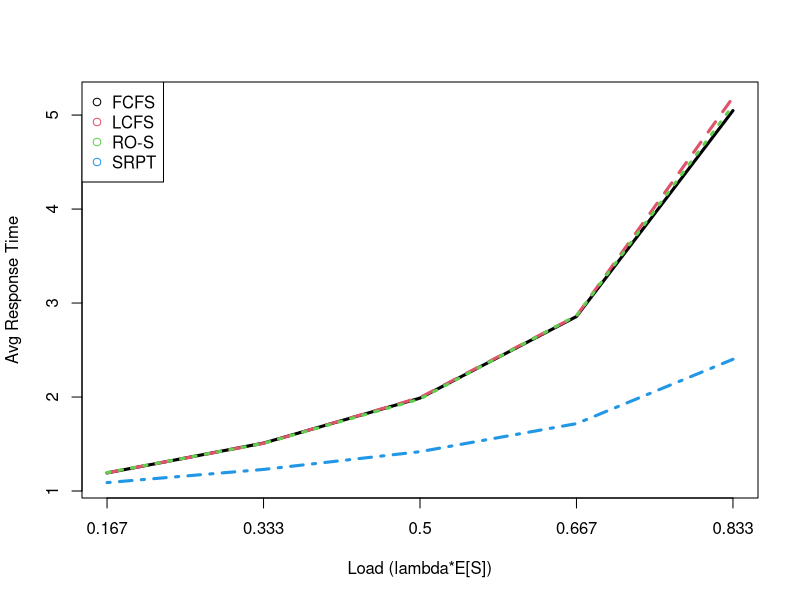
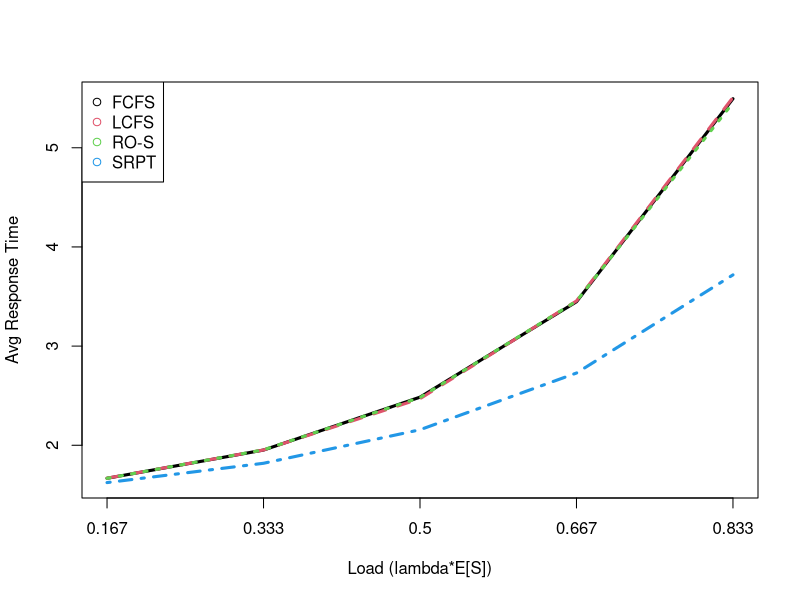

Source code (R) for these figures, in order:
## ---- chunk 1
knitr::opts_chunk$set(echo = TRUE)

# This function plot the average response time of a M/G/1 queue for various scheduling disciplines.
# As input, it takes the job service times (Service) and their mean value (ES)
plot_response_times <- function(Service, ES){

    debug=0;
    scheduling_disciplines = c(1:4); # 'FCFS'=1,'LCFS'=2,'RO-S'=3,'SRPT'=4
    num_arrival_rates=5;
    lambdas = (1/ES) * c(1:num_arrival_rates)/(num_arrival_rates+1) ;
    
    # Matrix of average response times for all disciplines and arrival rates
    R_time <- matrix(0, nrow = length(scheduling_disciplines), ncol = length(lambdas));
    rownames(R_time) <- c("FCFS","LCFS","RO-S","SRPT");
    colnames(R_time) <- paste("rho=", round(lambdas*ES, digits = 3), sep = "");
    
    cnt=0;
    for (lambda in lambdas)
    {
      cnt=cnt+1;
      # Let's assume a Poisson process coming in, otherwise change the next line
      Arrival= cumsum(rexp(n=N, rate = lambda)); # Arrival times
  
      for (scheduling_discipline in scheduling_disciplines)
      {
        t = 0; # simulation time
        Remaining = rep(N, x=NA);    # Remaining service times of each job
        Completion = rep(N, x=NA);   # Completion time of each job
        
        AvgJobs = 0;
        CurrentTask = NA;
        NextArrival = 1;
        while (TRUE) {
        
        if (debug==1){
            print("*********************");
            print(Arrival);
            print(Service);
            print(Remaining);
        }
      
            dtA = NA;
            dtC = NA;
            if(length(Arrival[Arrival>t])>0) { # if an arrival exists after t
                dtA = head(Arrival[Arrival>t],n=1)-t ; # time to next arrival
            }
            if(!is.na(CurrentTask)) { # if a task is running
                dtC = Remaining[CurrentTask]; # time to next completion
            }
            if(is.na(dtA) & is.na(dtC)) {
                break;
            } 
        
            dt = min(dtA,dtC,na.rm=T);
        
            # update system variables
            t = t + dt;
            AvgJobs=AvgJobs+dt*sum(!is.na(Remaining));
      
        if (debug==1){
            print(paste("Sim. time:", t));
            print(paste("# of jobs arrived: ", NextArrival));
        }
            # Job arrival
            
            if((NextArrival <=N) & (Arrival[NextArrival] == t)) {
                Remaining[NextArrival] = Service[NextArrival];
                NextArrival = NextArrival + 1;
            }
      
            # Job departure
            
            if(!is.na(CurrentTask)) {
                Remaining[CurrentTask] = Remaining[CurrentTask] - dt ;
                if(Remaining[CurrentTask] <= 0) {
                    # CurrentTask completed
                    Completion[CurrentTask] = t;
                    Remaining[CurrentTask] = NA;
                    CurrentTask = NA;
                }
            }
            
            # Scheduling discipline
            
            WaitingList=(1:NextArrival)[!is.na(Remaining)];
           
            if(length(WaitingList)>0) {
      
              # FCFS
              if (scheduling_discipline==1){
                CurrentTask = head(WaitingList,n=1);
              }
              
              # LCFS
              if (scheduling_discipline==2){
                # We implement the non-preemptive version of LCFS: jobs are never killed/resumed
                if(is.na(CurrentTask)) {
                # here, a task is not running, so we find a new job to serve
                  CurrentTask = tail(WaitingList,n=1);
                }
              }
              
              # ROS: Random Order of Service
              if (scheduling_discipline==3){
                if(is.na(CurrentTask)) {
                # here, a task is not running, so we find a new job to serve
                  if (length(WaitingList)>1) {
                    CurrentTask = sample(WaitingList,size=1);
                  } else{
                    CurrentTask = WaitingList;
                  }
                }
              }
              
              # SRPT: Shortest Remaining Processing Time
              if (scheduling_discipline==4){
                  CurrentTask = which.min(Remaining);
              }
      
            }
      
        if (debug==1){
            print(paste("Current Task = ", CurrentTask))
            readline(prompt="Press [enter] to proceed")
        }
            
        } # while
        
        ResponseTime = mean(Completion-Arrival); #average response time
        AvgJobs=AvgJobs/(tail(Completion,n=1)-Arrival[1]);
  
        # Simulation completed. Let's verify Little law: N=lambda*R
        r_names=rownames(R_time)
        cat(paste("Sim. ",r_names[scheduling_discipline],"(rho=",round(lambda*ES,digits = 2),") completed."));
        cat(paste(" Little law verification: ", round(AvgJobs,digits = 4), "=N=lambda*R=", round(lambda*ResponseTime,digits = 4),"\n"));
        
        R_time[scheduling_discipline,cnt]=ResponseTime;
  
      } # loop scheduling discipline
    
    } # loop lambda
    
    cat("\nResponse time matrix:\n")
    print(R_time)
    
    matplot(t(R_time), type = "l", xlab="Load (lambda*E[S])", ylab="Avg Response Time", xaxt = "n", lwd = 3);
    legend("topleft", legend = rownames(R_time), col=1:4, pch=1);
    axis(side=1,at=1:ncol(R_time),labels=round(lambdas*ES, digits=3));


} # end function

## ---- chunk 2
knitr::opts_chunk$set(echo = FALSE)

set.seed(11); # Set seed for reproducibility
N = 1e4; # number of jobs to simulate;
mu=1;
Service=rexp(N,rate=mu); # Service times
plot_response_times(Service, 1/mu);

## ---- chunk 3
knitr::opts_chunk$set(echo = FALSE)

xm=1; alpha=3;
set.seed(11); # Set seed for reproducibility
N = 1e4; # number of jobs to simulate;
Service=xm/(runif(N)^(1/alpha)); # This generates Pareto samples

plot_response_times(Service, xm*alpha/(alpha-1));

